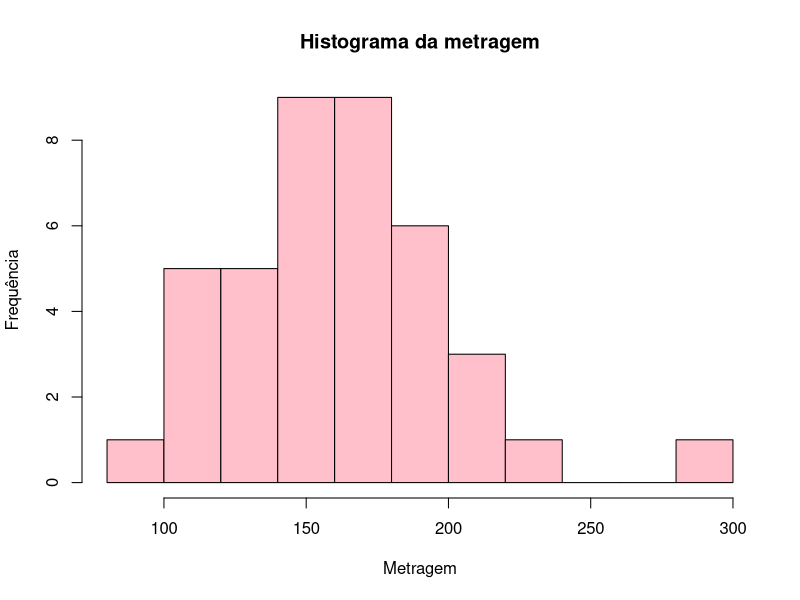

Source code (R):
#leitura do banco de dados 
dados <- read.csv("imoveis.csv", sep = ";")

#Gráficos 
hist(dados$metragem,
     main="Histograma da metragem",
     xlab="Metragem",
     ylab="Frequência",
     col="pink")

#Medidas 
